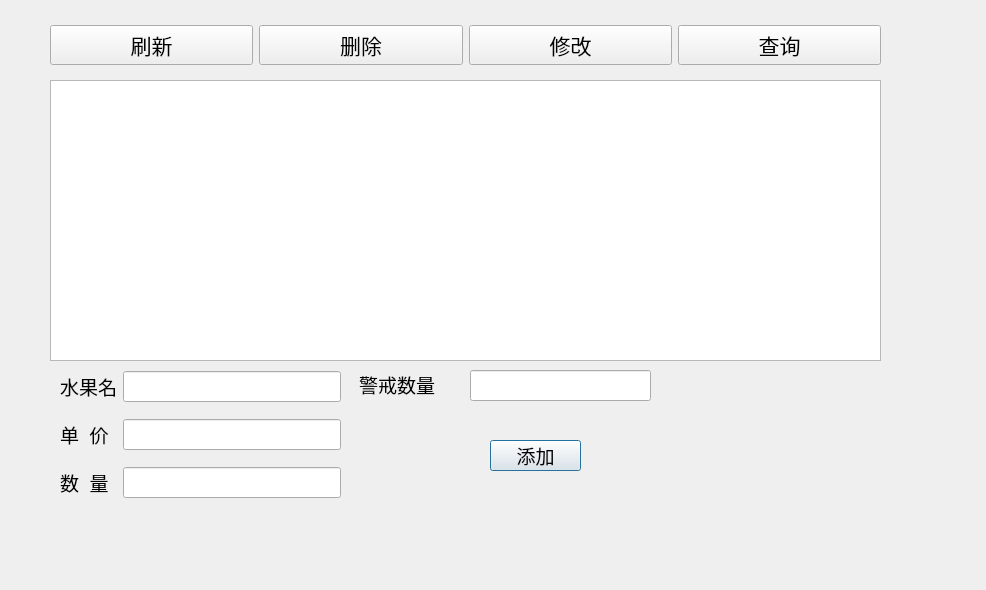
<?xml version="1.0" encoding="UTF-8"?>
<ui version="4.0">
 <class>DialogWarehouse</class>
 <widget class="QDialog" name="DialogWarehouse">
  <property name="geometry">
   <rect>
    <x>0</x>
    <y>0</y>
    <width>986</width>
    <height>590</height>
   </rect>
  </property>
  <property name="font">
   <font>
    <pointsize>16</pointsize>
   </font>
  </property>
  <property name="windowTitle">
   <string>Dialog</string>
  </property>
  <widget class="QTableView" name="tableView">
   <property name="geometry">
    <rect>
     <x>50</x>
     <y>80</y>
     <width>831</width>
     <height>281</height>
    </rect>
   </property>
   <property name="font">
    <font>
     <pointsize>14</pointsize>
    </font>
   </property>
  </widget>
  <widget class="QWidget" name="gridLayoutWidget">
   <property name="geometry">
    <rect>
     <x>60</x>
     <y>360</y>
     <width>281</width>
     <height>151</height>
    </rect>
   </property>
   <layout class="QGridLayout" name="gridLayout">
    <item row="2" column="1">
     <widget class="QLineEdit" name="le_num">
      <property name="font">
       <font>
        <pointsize>14</pointsize>
       </font>
      </property>
      <property name="text">
       <string/>
      </property>
     </widget>
    </item>
    <item row="1" column="0">
     <widget class="QLabel" name="lb_price">
      <property name="font">
       <font>
        <pointsize>14</pointsize>
       </font>
      </property>
      <property name="text">
       <string>单  价</string>
      </property>
     </widget>
    </item>
    <item row="0" column="1">
     <widget class="QLineEdit" name="le_name">
      <property name="font">
       <font>
        <pointsize>14</pointsize>
       </font>
      </property>
      <property name="text">
       <string/>
      </property>
     </widget>
    </item>
    <item row="1" column="1">
     <widget class="QLineEdit" name="le_price">
      <property name="font">
       <font>
        <pointsize>14</pointsize>
       </font>
      </property>
      <property name="text">
       <string/>
      </property>
     </widget>
    </item>
    <item row="0" column="0">
     <widget class="QLabel" name="lb_name">
      <property name="font">
       <font>
        <pointsize>14</pointsize>
       </font>
      </property>
      <property name="text">
       <string>水果名</string>
      </property>
     </widget>
    </item>
    <item row="2" column="0">
     <widget class="QLabel" name="lb_num">
      <property name="font">
       <font>
        <pointsize>14</pointsize>
       </font>
      </property>
      <property name="text">
       <string>数  量</string>
      </property>
     </widget>
    </item>
   </layout>
   <zorder>lb_num</zorder>
   <zorder>lb_name</zorder>
   <zorder>le_price</zorder>
   <zorder>le_name</zorder>
   <zorder>lb_price</zorder>
   <zorder>le_num</zorder>
  </widget>
  <widget class="QPushButton" name="bit_add">
   <property name="geometry">
    <rect>
     <x>490</x>
     <y>440</y>
     <width>91</width>
     <height>31</height>
    </rect>
   </property>
   <property name="font">
    <font>
     <pointsize>14</pointsize>
    </font>
   </property>
   <property name="text">
    <string>添加</string>
   </property>
  </widget>
  <widget class="QWidget" name="horizontalLayoutWidget">
   <property name="geometry">
    <rect>
     <x>50</x>
     <y>20</y>
     <width>831</width>
     <height>51</height>
    </rect>
   </property>
   <layout class="QHBoxLayout" name="horizontalLayout">
    <item>
     <widget class="QPushButton" name="btn_flush">
      <property name="font">
       <font>
        <pointsize>16</pointsize>
       </font>
      </property>
      <property name="text">
       <string>刷新</string>
      </property>
     </widget>
    </item>
    <item>
     <widget class="QPushButton" name="btn_del">
      <property name="font">
       <font>
        <pointsize>16</pointsize>
       </font>
      </property>
      <property name="text">
       <string>删除</string>
      </property>
     </widget>
    </item>
    <item>
     <widget class="QPushButton" name="btn_update">
      <property name="font">
       <font>
        <pointsize>16</pointsize>
       </font>
      </property>
      <property name="text">
       <string>修改</string>
      </property>
     </widget>
    </item>
    <item>
     <widget class="QPushButton" name="btn_select">
      <property name="font">
       <font>
        <pointsize>16</pointsize>
       </font>
      </property>
      <property name="text">
       <string>查询</string>
      </property>
     </widget>
    </item>
   </layout>
  </widget>
  <widget class="QLabel" name="label">
   <property name="geometry">
    <rect>
     <x>359</x>
     <y>369</y>
     <width>111</width>
     <height>31</height>
    </rect>
   </property>
   <property name="font">
    <font>
     <pointsize>14</pointsize>
    </font>
   </property>
   <property name="text">
    <string>警戒数量</string>
   </property>
  </widget>
  <widget class="QLineEdit" name="le_limited">
   <property name="geometry">
    <rect>
     <x>470</x>
     <y>370</y>
     <width>181</width>
     <height>31</height>
    </rect>
   </property>
   <property name="font">
    <font>
     <pointsize>14</pointsize>
    </font>
   </property>
   <property name="text">
    <string/>
   </property>
  </widget>
 </widget>
 <resources/>
 <connections/>
</ui>
